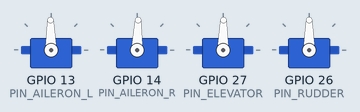
This sketch was run on a simulated ESP32. Shown: 4 × servo.

Above: at 0.05 s.
At 2.25 s:
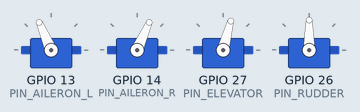
At 3.15 s:
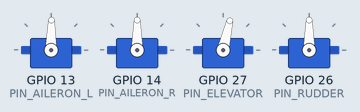
At 4.5 s:
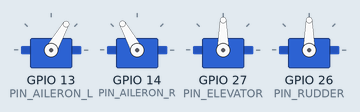
At 6.7 s:
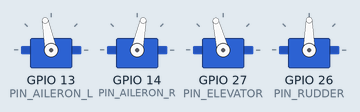
At 8.95 s:
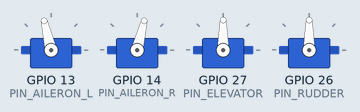
Timing chart, 0 to 12.3 s (numbered marks = the images above):
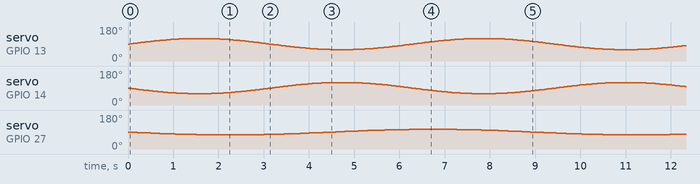

The sketch:

02_control_surfaces.ino
```cpp
// Station 3 - four control-surface servos on a fixed-wing drone.
// roll/pitch/yaw are -1.0 .. +1.0. Here they come from a demo wave:
// replace readCommands() with your RC receiver (SBUS/PPM) or autopilot.
// BENCH TEST ONLY: power servos from a separate 5 V BEC with a common GND.
#include <ESP32Servo.h>

const int PIN_AILERON_L = 13;
const int PIN_AILERON_R = 14;
const int PIN_ELEVATOR  = 27;
const int PIN_RUDDER    = 26;
const float MAX_DEFLECTION = 30.0f;   // degrees each way from centre (90)

Servo aileronL, aileronR, elevator, rudder;

// cmd -1..+1  ->  servo angle 60..120 degrees
void writeSurface(Servo &s, float cmd) {
  cmd = constrain(cmd, -1.0f, 1.0f);
  s.write((int)(90.0f + MAX_DEFLECTION * cmd));
}

void readCommands(float &roll, float &pitch, float &yaw) {
  float t = millis() / 1000.0f;
  roll  = sinf(t);
  pitch = 0.5f * sinf(t * 0.7f);
  yaw   = 0.0f;
}

void attachServo(Servo &s, int pin) {
  s.setPeriodHertz(50);
  s.attach(pin, 500, 2500);
}

void setup() {
  ESP32PWM::allocateTimer(0);
  ESP32PWM::allocateTimer(1);
  ESP32PWM::allocateTimer(2);
  ESP32PWM::allocateTimer(3);
  attachServo(aileronL, PIN_AILERON_L);
  attachServo(aileronR, PIN_AILERON_R);
  attachServo(elevator, PIN_ELEVATOR);
  attachServo(rudder,   PIN_RUDDER);
}

void loop() {
  float roll, pitch, yaw;
  readCommands(roll, pitch, yaw);

  writeSurface(aileronL,  roll);    // ailerons move in OPPOSITE directions
  writeSurface(aileronR, -roll);
  writeSurface(elevator, -pitch);   // pull back (+pitch) = trailing edge UP
  writeSurface(rudder,    yaw);

  delay(20);                        // 50 Hz control loop
}
```
